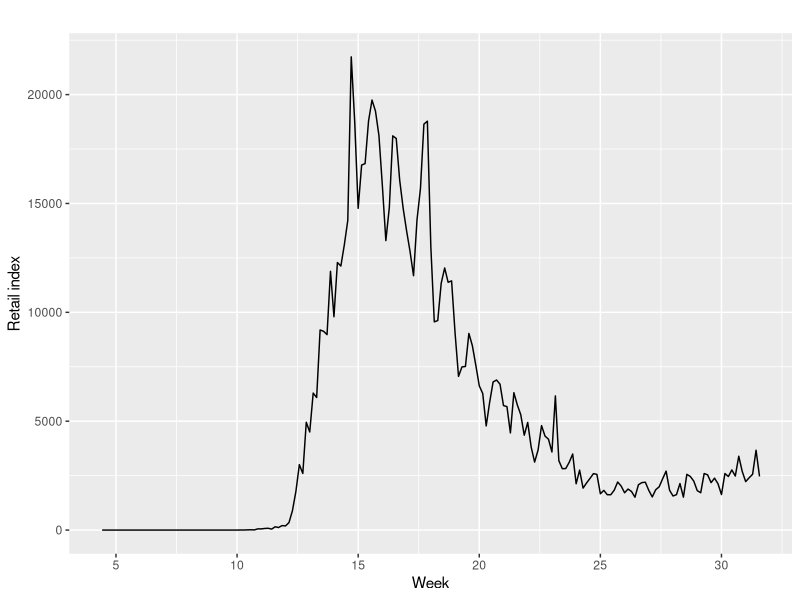
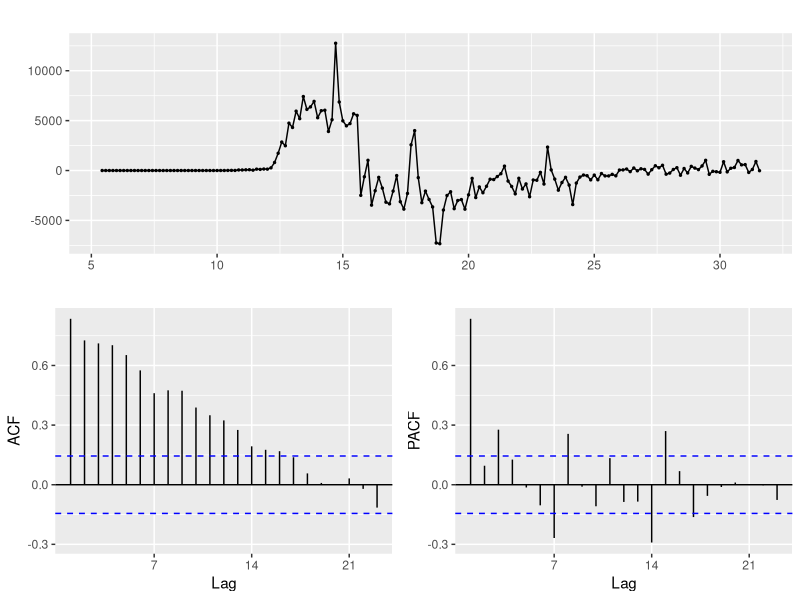
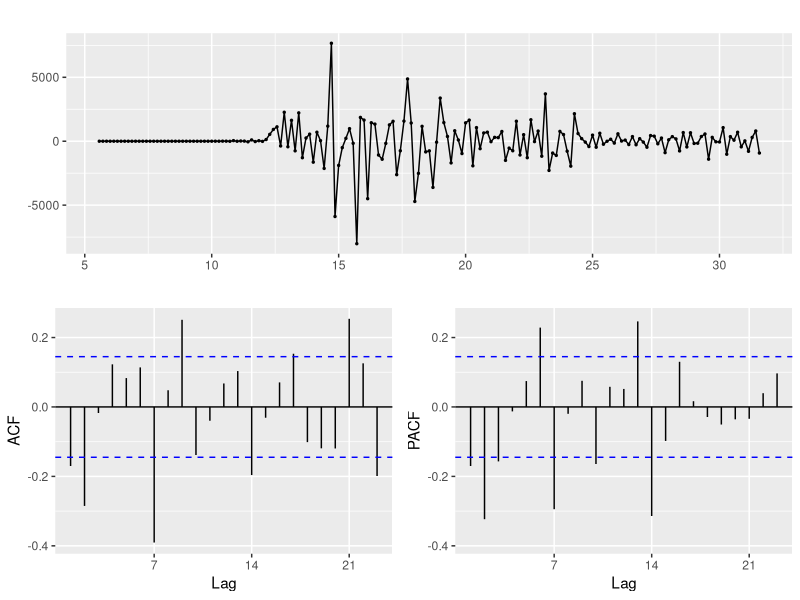
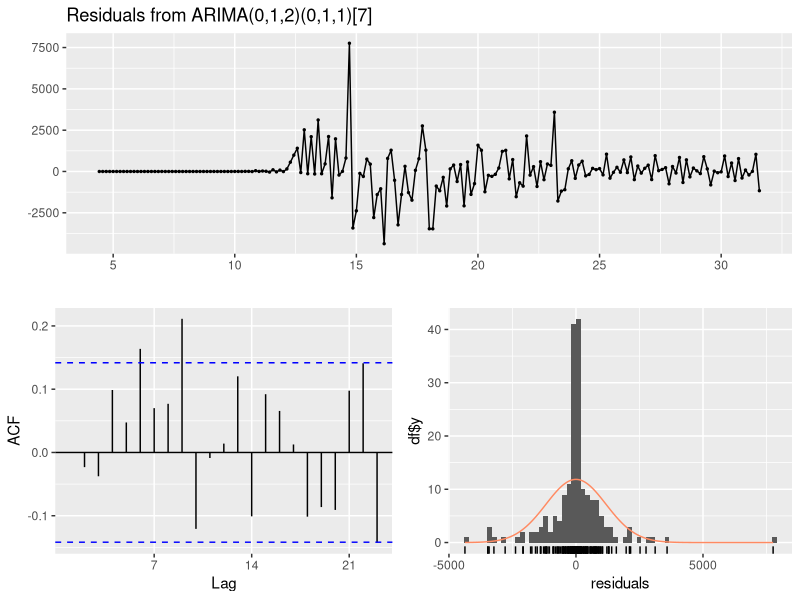
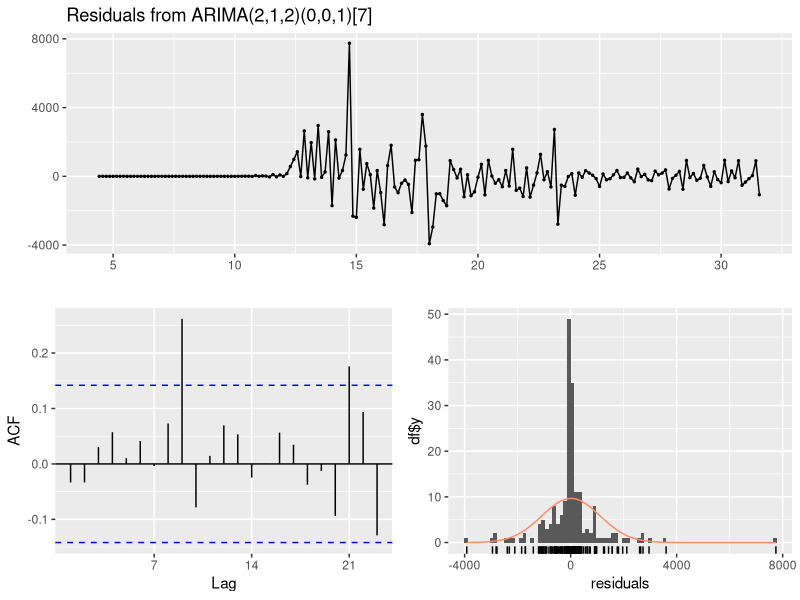
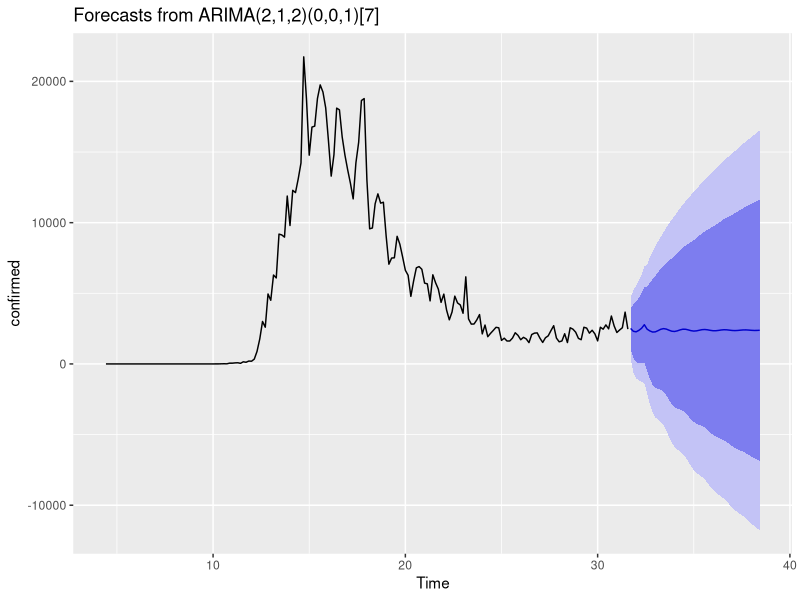

Source code (R) for these figures, in order: (Note: this script raises an error after producing the figures.)
## ---- chunk 1
knitr::opts_chunk$set(echo = TRUE, message = F, warning = F)
library(tidyverse)
library(ggfortify)
library(forecast)
## ---- chunk 2
df = read.csv("ne_train.csv", row.names = 1)
confirmed <- ts(df$confirmed, start = c(4, 4), frequency = 7)
confirmed
## ---- chunk 3
autoplot(confirmed) +
  ylab("Retail index") +
  xlab("Week")
## ---- chunk 4
confirmed %>% diff(lag = 7) %>% ggtsdisplay()
## ---- chunk 5
confirmed %>%
  diff(lag = 7) %>%
  diff() %>%
  ggtsdisplay()
## ---- chunk 6
fit1 <- Arima(confirmed, order = c(0, 1, 2), seasonal = c(0, 1, 1))
checkresiduals(fit1)
## ---- chunk 7
auto.arima(confirmed, seasonal = TRUE)
## ---- chunk 8
fit2 <- Arima(confirmed, order = c(2, 1, 2), seasonal = c(0, 0, 1))
checkresiduals(fit2)
## ---- chunk 9
df_test <- read.csv("ne_test.csv", row.names = 1)
confirmed_test <- ts(df_test$confirmed, start = c(31, 6), frequency = 7)
confirmed_test
## ---- chunk 10
fit2 %>% forecast(h = 48) %>% autoplot()
## ---- chunk 11
pred = data.frame(forecast(fit2, h = 48))[, 1]
# RMSE
sqrt(mean((pred - confirmed_test)^2))
## ---- chunk 12
df_south = read.csv("s_train.csv", row.names = 1)
df_south_test = read.csv("s_test.csv", row.names = 1)
confirmed_south <- ts(df_south$confirmed, start = c(4, 4), frequency = 7)
auto.arima(confirmed_south, seasonal = TRUE)
## ---- chunk 13
fit_south <- Arima(confirmed_south, order = c(0, 1, 1), seasonal = c(0, 1, 1))
checkresiduals(fit_south)
## ---- chunk 14
confirmed_south_test <- ts(df_south_test$confirmed, start = c(31, 6), frequency = 7)
pred_south = data.frame(forecast(fit_south, h = 48))[, 1]
# RMSE
sqrt(mean((pred_south - confirmed_south_test)^2))
## ---- chunk 15
log_confirmed <- log(confirmed + 1)
auto.arima(log_confirmed, seasonal = TRUE)
fit3 <- arima(log_confirmed, order = c(2, 2, 2))
checkresiduals(fit3)
## ---- chunk 16
# make predictions
pred3 = exp(data.frame(forecast(fit3, h = 48))[, 1]) - 1
# RMSE
sqrt(mean((pred3 - confirmed_test)^2))
## ---- chunk 17
df_sub <- df %>%
  select(confirmed, daily_state_test, precipitation, temperature, weekend)
df_sub %>% GGally::ggpairs()
## ---- chunk 18
# Loading time series data and predictors
df_sub$confirmed <- ts(df_sub$confirmed, start = c(4, 4), frequency = 7)
df_sub$daily_state_test <- ts(df_sub$daily_state_test, start = c(4, 4), frequency = 7)
df_sub$precipitation <- ts(df_sub$precipitation, start = c(4, 4), frequency = 7)
df_sub$temperature <- ts(df_sub$temperature, start = c(4, 4), frequency = 7)
attach(df_sub)

# fit will all exogenous variables available
multi.fit1 <- auto.arima(confirmed, xreg = cbind(daily_state_test, precipitation, temperature, weekend))
summary(multi.fit1)
## ---- chunk 19
checkresiduals(multi.fit1)
## ---- chunk 20
multi.fit2 <- auto.arima(confirmed, xreg = cbind(daily_state_test, precipitation, temperature))
multi.fit3 <- auto.arima(confirmed, xreg = cbind(precipitation, temperature))
multi.fit4 <- auto.arima(confirmed, xreg = cbind(daily_state_test, precipitation))
multi.fit5 <- auto.arima(confirmed, xreg = cbind(precipitation))
data.frame(
  model = c("multi.fit1", "multi.fit2", "multi.fit3", "multi.fit4", "multi.fit5"),
  AIC = c(multi.fit1$aic, multi.fit2$aic, multi.fit3$aic, multi.fit4$aic, multi.fit5$aic),
  BIC = c(multi.fit1$bic, multi.fit2$bic, multi.fit3$bic, multi.fit4$bic, multi.fit5$bic))
## ---- chunk 21
checkresiduals(multi.fit2)$p.value
checkresiduals(multi.fit3)$p.value
checkresiduals(multi.fit4)$p.value
checkresiduals(multi.fit5)$p.value
## ---- chunk 22
fitted_confirmed <- fitted(multi.fit5)
confirmed_df = data.frame(
  time = 1:length(confirmed),
  value = c(confirmed, fitted_confirmed),
  type = c(rep("true", length(confirmed)), rep("forecasts", length(fitted_confirmed)))
)
ggplot(confirmed_df, aes(x = time, y = value, col = as.factor(type))) +
  geom_line(size = 0.75) +
  labs(y = "Y", x = "Time",
       title = "Fitted values against actual, 01/22/2020 - 07/30/2020") +
  theme(axis.title = element_text(family = "serif"),
        plot.title = element_text(hjust = 0.5, size = 12, family = "serif", face = "bold"),
        legend.position = c(0.85, 0.2),
        legend.title = element_blank(),
        legend.text = element_text(family = "serif", face = "bold"),
        legend.key = element_rect(color = "transparent"),
        legend.background = element_rect(fill = "lightgrey")) +
  scale_color_discrete(name = "Lead", labels = c("Forecast", " Actual Value"))
## ---- chunk 23
pred.fit5 = data.frame(forecast(multi.fit5, xreg = df_test$precipitation))[, 1]
# RMSE
sqrt(mean((pred.fit5 - confirmed_test)^2))
## ---- chunk 24
pred_df = data.frame(
  time = 1:length(df_test$confirmed),
  value = c(df_test$confirmed, pred.fit5),
  type = c(rep("true", length(df_test$confirmed)), rep("forecasts", length(pred.fit5)))
)
ggplot(pred_df, aes(x = time, y = value, col = as.factor(type))) +
  geom_line(size = 0.75) +
  labs(y = "Y", x = "Time",
       title = "Forecast values against actual, 07/31/2020 - 09/16/2020") +
  theme(axis.title = element_text(family = "serif"),
        plot.title = element_text(hjust = 0.5, size = 12, family = "serif", face = "bold"),
        legend.position = c(0.85, 0.2),
        legend.title = element_blank(),
        legend.text = element_text(family = "serif", face = "bold"),
        legend.key = element_rect(color = "transparent"),
        legend.background = element_rect(fill = "lightgrey")) +
  scale_color_discrete(name = "Lead", labels = c("Forecast", " Actual Value"))
